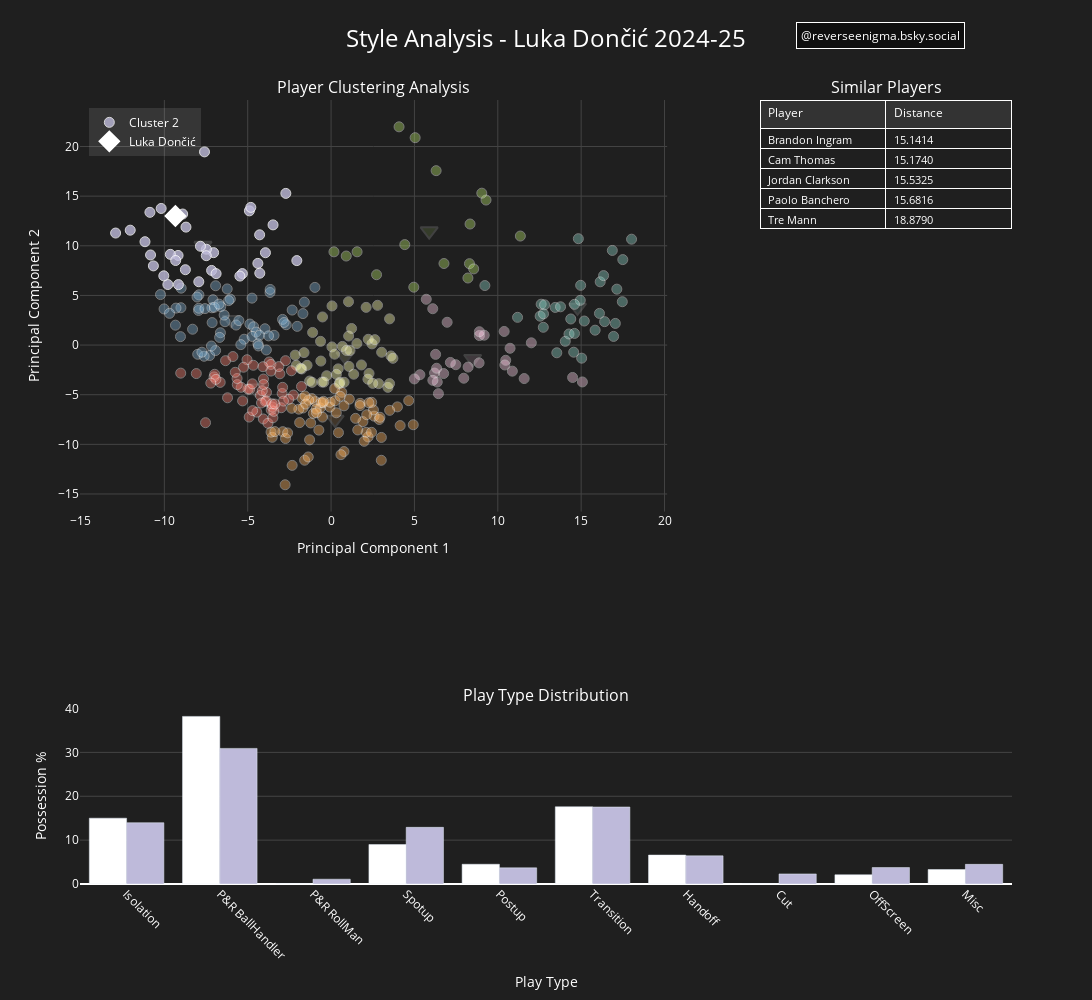

The cell this chart's notebook holds for it:
### Code cell
import plotly.graph_objects as go
from plotly.subplots import make_subplots

import plotly.express as px
import pandas as pd
import numpy as np
from sklearn.neighbors import NearestNeighbors

def create_player_visualization(selected_player_id, season, n_neighbors=5):
    year=int(season.split('-')[0])+1
    season_df = pd.read_csv(f'nba_analysis_{year}.csv')
    
    # Filter for selected player by ID
    player_data = season_df[season_df['PLAYER_ID'] == selected_player_id].iloc[0]
    selected_player = player_data['PLAYER_NAME']  # Get player name for display
    player_cluster = player_data['Cluster']
    

    
    # Calculate similar players
    pca_cols = [col for col in season_df.columns if col.startswith('PCA_')]
    X = season_df[pca_cols].values
    nbrs = NearestNeighbors(n_neighbors=n_neighbors+1).fit(X)
    distances, indices = nbrs.kneighbors(player_data[pca_cols].values.reshape(1, -1))
    similar_players = season_df.iloc[indices[0][1:]]['PLAYER_NAME'].tolist()

    player_color='#ffffff'
    
    # Define cluster colors using Set3 palette
    cluster_colors = {
        cluster: px.colors.qualitative.Set3[cluster % len(px.colors.qualitative.Set3)]
        for cluster in season_df['Cluster'].unique()
    }
    
    # Create subplot layout
    fig = make_subplots(
        rows=2, cols=2,
        column_widths=[0.7, 0.3],
        row_heights=[0.7, 0.3],
        specs=[
            [{"type": "scatter"}, {"type": "table"}],
            [{"type": "bar", "colspan": 2}, None]
        ],
        subplot_titles=(
            'Player Clustering Analysis',
            'Similar Players',
            'Play Type Distribution'
        )
    )
    
    # Add cluster centroids with matching colors
    cluster_centroids = season_df.groupby('Cluster')[['PCA_1', 'PCA_2']].mean()
    for cluster in cluster_centroids.index:
        fig.add_trace(
            go.Scatter(
                x=[cluster_centroids.loc[cluster, 'PCA_1']],
                y=[cluster_centroids.loc[cluster, 'PCA_2']],
                mode='markers',
                marker=dict(
                    symbol='triangle-down',
                    opacity=.15,
                    size=15,
                    color=cluster_colors[cluster],
                    line=dict(width=2, color='#FFFFFF')
                ),
                name=f'Cluster {cluster} Center',
                hovertext=f'Cluster {cluster} Center',
                showlegend=False
            ),
            row=1, col=1
        )
    
    # Add all players (colored by cluster)
    for cluster in season_df['Cluster'].unique():
        cluster_data = season_df[season_df['Cluster'] == cluster]
        default_opacity=.4
        opacity = np.where(cluster == player_cluster, 0.8, default_opacity)
        show_legend = False if opacity == default_opacity else True
        
        fig.add_trace(
            go.Scatter(
                x=cluster_data['PCA_1'],
                y=cluster_data['PCA_2'],
                mode='markers',
                marker=dict(
                    size=10,
                    opacity=opacity,
                    color=cluster_colors[cluster],
                    line=dict(width=1, color='#FFFFFF')
                ),
                text=cluster_data['PLAYER_NAME'],
                showlegend=show_legend,
                name=f'Cluster {cluster}',
                hovertemplate='<b>%{text}</b><br>PCA_1: %{x:.2f}<br>PCA_2: %{y:.2f}<br><extra></extra>'
            ),
            row=1, col=1
        )
    
    # Highlight selected player
    fig.add_trace(
        go.Scatter(
            x=[player_data['PCA_1']],
            y=[player_data['PCA_2']],
            mode='markers+text',
            marker=dict(
                size=15,
                color=player_color,
                symbol='diamond',
                line=dict(width=2, color='#FFFFFF')
            ),
            #text=[selected_player],
            #textposition='top center',
            #textfont=dict(color='white'),
            name=selected_player,
            hovertemplate='<b>%{text}</b><br>PCA_1: %{x:.2f}<br>PCA_2: %{y:.2f}<br><extra></extra>',
            showlegend=True
        ),
        row=1, col=1
    )
    
    # Similar players table
    # Assuming you've already saved the similar players data to a CSV file
    similar_players_df = pd.read_csv(f'{year}_similar_players.csv')
    
    # Find the row for the specific player
    player_similar_players = similar_players_df[similar_players_df['PLAYER_NAME'] == selected_player]
    
    # Extract similar player names and their corresponding distances
    similar_players = [
        player_similar_players['SIMILAR_1_NAME'].values[0],
        player_similar_players['SIMILAR_2_NAME'].values[0],
        player_similar_players['SIMILAR_3_NAME'].values[0],
        player_similar_players['SIMILAR_4_NAME'].values[0],
        player_similar_players['SIMILAR_5_NAME'].values[0]
    ]

    similar_ids = [
        player_similar_players['SIMILAR_1_ID'].values[0],
        player_similar_players['SIMILAR_2_ID'].values[0],
        player_similar_players['SIMILAR_3_ID'].values[0],
        player_similar_players['SIMILAR_4_ID'].values[0],
        player_similar_players['SIMILAR_5_ID'].values[0]
    ]
    
    similar_distances = [
        float(player_similar_players['SIMILAR_1_DISTANCE'].values[0]),
        float(player_similar_players['SIMILAR_2_DISTANCE'].values[0]),
        float(player_similar_players['SIMILAR_3_DISTANCE'].values[0]),
        float(player_similar_players['SIMILAR_4_DISTANCE'].values[0]),
        float(player_similar_players['SIMILAR_5_DISTANCE'].values[0])
    ]
    
    # Create a DataFrame with players and their distances
    similar_players_data = pd.DataFrame({
         'PLAYER_ID': similar_ids,
        'Distance': similar_distances
    })
    similar_players_data.dropna(subset='PLAYER_ID',inplace=True)
    # Merge with season data to get full player information

    similar_players_data = similar_players_data.merge(season_df, on='PLAYER_ID', how='left')

    
    fig.add_trace(
        go.Table(
            header=dict(
                values=['Player', 'Distance'],
                font=dict(size=12, color='white'),
                fill_color='#333333',
                align='left'
            ),
            cells=dict(
                values=[
                    similar_players_data['PLAYER_NAME'],
                    similar_players_data['Distance'].apply(lambda x: f'{x:.4f}')
                ],
                font=dict(size=11, color='white'),
                fill_color='#1f1f1f',
                align='left'
            )
        ),
        row=1, col=2
    )

    


    
    # Play type distribution comparison
    playtype_cols = [col for col in season_df.columns if col.endswith('_POSS_PCT')]
    for col in playtype_cols:
        season_df[col]*=100
        player_data[col]*=100
    cluster_avg = season_df[season_df['Cluster'] == player_cluster][playtype_cols].mean()
    
    # Add player distribution bar with legend group
    fig.add_trace(
        go.Bar(
            name=selected_player,
            x=[col.replace('_POSS_PCT', '').replace('PR', 'P&R ') for col in playtype_cols],
            y=player_data[playtype_cols],
            marker_color=player_color,
            offsetgroup=0,
            legendgroup='playtype',
            showlegend=False,
            legendgrouptitle_text="Play Type Frequency vs Similar Players"
        ),
        row=2, col=1
    )
    
    # Add cluster average bar with matching color and legend group
    fig.add_trace(
        go.Bar(
            name=f'Cluster {player_cluster} Average',
            x=[col.replace('_POSS_PCT', '').replace('PR', 'P&R ') for col in playtype_cols],
            y=cluster_avg,
            marker_color=cluster_colors[player_cluster],
            offsetgroup=1,
            legendgroup='playtype',
            showlegend=False
        ),
        row=2, col=1
    )
    
    # Update layout for dark theme
    fig.update_layout(
        height=1000,
        width=1200,
        paper_bgcolor='#1f1f1f',
        plot_bgcolor='#1f1f1f',
        showlegend=True,
        title=dict(
            text=f'Style Analysis - {selected_player} {season}',
            x=0.5,
            y=0.97,
            font=dict(color='white', size=24)
        ),
        # Split legends for different parts of the visualization
        legend=dict(
            yanchor="top",
            y=0.99,
            xanchor="left",
            x=0.01,
            bgcolor='rgba(255, 255, 255, 0.1)',
            font=dict(color='white'),
            tracegroupgap=30
        ),
        barmode='group'
    )
    
    # Update axes styling
    fig.update_xaxes(
        title_text="Principal Component 1",
        row=1, col=1,
        gridcolor='#444444',
        showgrid=True,
        zeroline=False,
        color='white'
    )
    fig.update_yaxes(
        title_text="Principal Component 2",
        row=1, col=1,
        gridcolor='#444444',
        showgrid=True,
        zeroline=False,
        color='white'
    )
    fig.update_xaxes(
        title_text="Play Type",
        row=2, col=1,
        color='white',
        tickangle=45
    )
    fig.update_yaxes(
        title_text="Possession %",
        row=2, col=1,
        color='white',
        gridcolor='#444444'
    )
    
    # Update subplot titles
    fig.update_annotations(font_color='white')
    
    # Add buttons for different visualization modes
    button_layer_1_height = 1.2
    fig.update_layout(
        updatemenus=[
            dict(
                type="buttons",
                direction="right",
                x=0.7,
                y=button_layer_1_height,
                showactive=True,
                font=dict(color='white'),
                bgcolor='#333333',
                bordercolor='#666666'
            )
        ]
    )
    fig.update_annotations(font_color='white')
    
    # Add annotation with BlueSky handle
    fig.add_annotation(
        text="@reverseenigma.bsky.social",
        xref="paper",
        yref="paper",
        x=0.95,
        y=1.1,
        showarrow=False,
        font=dict(size=12, color="white"),
        bgcolor="rgba(0, 0, 0, 0.5)",
        bordercolor="white",
        borderwidth=1,
        borderpad=4
    )
    
    return fig


player='1629029'
season='2024-25'
fig = create_player_visualization(int(player), season)

fig.show()

### Figure 1 — Plotly figure (JSON) as saved in the notebook; plotly's stock layout.template omitted (floating-point values rounded to 4 significant figures)
{"data": [{"hovertext": "Cluster 0 Center", "marker": {"color": "rgb(141,211,199)", "line": {"color": "#FFFFFF", "width": 2}, "opacity": 0.15, "size": 15, "symbol": "triangle-down"}, "mode": "markers", "name": "Cluster 0 Center", "showlegend": false, "type": "scatter", "x": [14.78], "xaxis": "x", "y": [3.787], "yaxis": "y"}, {"hovertext": "Cluster 1 Center", "marker": {"color": "rgb(255,255,179)", "line": {"color": "#FFFFFF", "width": 2}, "opacity": 0.15, "size": 15, "symbol": "triangle-down"}, "mode": "markers", "name": "Cluster 1 Center", "showlegend": false, "type": "scatter", "x": [0.8359], "xaxis": "x", "y": [-1.134], "yaxis": "y"}, {"hovertext": "Cluster 2 Center", "marker": {"color": "rgb(190,186,218)", "line": {"color": "#FFFFFF", "width": 2}, "opacity": 0.15, "size": 15, "symbol": "triangle-down"}, "mode": "markers", "name": "Cluster 2 Center", "showlegend": false, "type": "scatter", "x": [-7.681], "xaxis": "x", "y": [10.02], "yaxis": "y"}, {"hovertext": "Cluster 3 Center", "marker": {"color": "rgb(251,128,114)", "line": {"color": "#FFFFFF", "width": 2}, "opacity": 0.15, "size": 15, "symbol": "triangle-down"}, "mode": "markers", "name": "Cluster 3 Center", "showlegend": false, "type": "scatter", "x": [-4.551], "xaxis": "x", "y": [-4.36], "yaxis": "y"}, {"hovertext": "Cluster 4 Center", "marker": {"color": "rgb(128,177,211)", "line": {"color": "#FFFFFF", "width": 2}, "opacity": 0.15, "size": 15, "symbol": "triangle-down"}, "mode": "markers", "name": "Cluster 4 Center", "showlegend": false, "type": "scatter", "x": [-5.982], "xaxis": "x", "y": [2.55], "yaxis": "y"}, {"hovertext": "Cluster 5 Center", "marker": {"color": "rgb(253,180,98)", "line": {"color": "#FFFFFF", "width": 2}, "opacity": 0.15, "size": 15, "symbol": "triangle-down"}, "mode": "markers", "name": "Cluster 5 Center", "showlegend": false, "type": "scatter", "x": [0.2437], "xaxis": "x", "y": [-7.505], "yaxis": "y"}, {"hovertext": "Cluster 6 Center", "marker": {"color": "rgb(179,222,105)", "line": {"color": "#FFFFFF", "width": 2}, "opacity": 0.15, "size": 15, "symbol": "triangle-down"}, "mode": "markers", "name": "Cluster 6 Center", "showlegend": false, "type": "scatter", "x": [5.884], "xaxis": "x", "y": [11.48], "yaxis": "y"}, {"hovertext": "Cluster 7 Center", "marker": {"color": "rgb(252,205,229)", "line": {"color": "#FFFFFF", "width": 2}, "opacity": 0.15, "size": 15, "symbol": "triangle-down"}, "mode": "markers", "name": "Cluster 7 Center", "showlegend": false, "type": "scatter", "x": [8.492], "xaxis": "x", "y": [-1.378], "yaxis": "y"}, {"hovertemplate": "<b>%{text}</b><br>PCA_1: %{x:.2f}<br>PCA_2: %{y:.2f}<br><extra></extra>", "marker": {"color": "rgb(253,180,98)", "line": {"color": "#FFFFFF", "width": 1}, "opacity": [0.4], "size": 10}, "mode": "markers", "name": "Cluster 5", "showlegend": false, "text": ["AJ Green", "Al Horford", "Alex Caruso", "Andre Jackson Jr.", "Ben Sheppard", "Caleb Houstan", "Cam Reddish", "Cason Wallace", "Cody Williams", "Dalen Terry", "Dalton Knecht", "David Roddy", "Dean Wade", "Dorian Finney-Smith", "Dru Smith", "Gabe Vincent", "Gary Harris", "Georges Niang", "Haywood Highsmith", "Herbert Jones", "Isaac Okoro", "Ja'Kobe Walter", "Jaden McDaniels", "Jalen Wilson", "Jamal Cain", "Jamison Battle", "Javonte Green", "Jaylen Wells", "Jeremiah Robinson-Earl", "John Konchar", "Josh Green", "Julian Champagnie", "Julian Phillips", "Justin Champagnie", "Justin Edwards", "Keegan Murray", "Keon Ellis", "Kris Dunn", "Kris Murray", "Kyshawn George", "Lindy Waters III", "Luguentz Dort", "Matas Buzelis", "Max Christie", "Max Strus", "Maxi Kleber", "Micah Potter", "Nicolas Batum", "Noah Clowney", "Ochai Agbaji", "Pat Connaughton", "Patrick Williams", "Pelle Larsson", "Royce O'Neale", "Ryan Dunn", "Sam Hauser", "Sam Merrill", "Simone Fontecchio", "Taurean Prince", "Terance Mann", "Tidjane Salaun", "Toumani Camara", "Trevelin Queen", "Trey Lyles", "Tristan da Silva", "Zaccharie Risacher"], "type": "scatter", "x": [-3.528, 3.979, -0.6421, 2.221, -1.587, -2.756, 0.7744, -0.9328, -1.368, -0.07186, -1.149, 0.642, 3.016, 1.911, -1.736, -2.893, -2.334, 1.744, 2.104, -0.4869, 0.4432, -1.685, 1.094, -1.34, 1.602, -0.7323, 2.58, -1.565, 4.659, 1.987, -1.288, -1.063, 2.428, 2.542, 1.735, 0.7741, -1.934, -1.521, 2.138, -1.222, -2.732, -0.5135, 2.885, -0.05559, -3.599, 4.929, 3.011, 0.5921, 2.436, 0.3124, -2.363, -0.5936, 2.93, -0.8919, 4.144, -2.604, -3.37, -0.8728, -1.884, 0.2135, 1.471, 2.266, -0.4557, 3.515, 0.232, 0.5448], "xaxis": "x", "y": [-9.291, -6.226, -6.337, -9.254, -11.6, -14.07, -10.73, -5.689, -11.27, -6.249, -5.388, -4.756, -9.303, -7.71, -5.372, -8.722, -12.12, -5.87, -8.791, -5.82, -8.821, -6.337, -5.448, -5.548, -8.55, -8.566, -7.156, -5.128, -5.597, -9.693, -9.551, -6.888, -8.789, -6.532, -6.096, -6.121, -6.459, -5.941, -7.015, -7.844, -9.409, -7.253, -7.494, -5.758, -8.769, -8.027, -11.6, -11.04, -5.767, -6.822, -6.365, -5.794, -7.272, -6.448, -8.111, -8.849, -8.715, -6.814, -7.809, -4.386, -7.381, -5.812, -5.66, -6.573, -5.612, -5.161], "yaxis": "y"}, {"hovertemplate": "<b>%{text}</b><br>PCA_1: %{x:.2f}<br>PCA_2: %{y:.2f}<br><extra></extra>", "marker": {"color": "rgb(255,255,179)", "line": {"color": "#FFFFFF", "width": 1}, "opacity": [0.4], "size": 10}, "mode": "markers", "name": "Cluster 1", "showlegend": false, "text": ["Aaron Gordon", "Aaron Wiggins", "Amen Thompson", "Ausar Thompson", "Ben Simmons", "Bruce Brown", "Chris Boucher", "Christian Braun", "Cody Martin", "Derrick Jones Jr.", "Dillon Brooks", "Draymond Green", "Dyson Daniels", "Harrison Barnes", "Jabari Smith Jr.", "Jaime Jaquez Jr.", "Jake LaRavia", "Jalen Johnson", "Jarace Walker", "Jordan Miller", "Josh Hart", "Josh Okogie", "Jrue Holiday", "Keldon Johnson", "Kelly Oubre Jr.", "Kenrich Williams", "Kyle Anderson", "Lauri Markkanen", "Michael Porter Jr.", "Mikal Bridges", "Naji Marshall", "Naz Reid", "Nikola Jović", "OG Anunoby", "Obi Toppin", "P.J. Washington", "Peyton Watson", "Quenton Jackson", "Ricky Council IV", "Ronald Holland II", "Rui Hachimura", "Santi Aldama", "Tari Eason", "Tobias Harris", "Tosan Evbuomwan", "Trendon Watford", "Wendell Moore Jr.", "Ziaire Williams"], "type": "scatter", "x": [2.788, -0.264, 3.508, 2.453, 2.103, 0.6764, 3.593, 1.822, -0.5402, 2.853, -1.287, 3.033, -0.614, 0.4264, 2.277, -1.107, 0.3189, 1.046, -1.139, -1.761, 1.231, 2.212, -2.152, 0.05165, 0.2114, 3.409, 0.9262, -0.5132, -0.6321, -2.088, -1.622, 2.23, -1.441, 1.071, 3.709, 1.55, 2.5, -0.4326, -1.821, 0.5236, 3.508, 1.137, 2.627, 1.053, 1.357, 0.058, 0.4946, 0.7803], "xaxis": "x", "y": [4.007, -3.088, 2.639, 0.1213, 3.798, -0.1347, -1.095, -2.003, -3.726, -3.886, -3.622, -0.7226, -1.61, -2.398, -2.857, 1.271, -2.949, 4.365, -3.756, -2.408, 1.669, -3.436, -1.012, -0.1867, -0.917, -4.26, -0.5391, 2.832, 0.3752, -2.035, -0.762, 0.5809, -2.042, -2.146, -1.336, 0.1578, -3.858, -3.73, -2.349, -3.759, -3.879, -0.5535, 0.5469, 0.9085, -2.934, 3.942, -3.895, -3.749], "yaxis": "y"}, {"hovertemplate": "<b>%{text}</b><br>PCA_1: %{x:.2f}<br>PCA_2: %{y:.2f}<br><extra></extra>", "marker": {"color": "rgb(251,128,114)", "line": {"color": "#FFFFFF", "width": 1}, "opacity": [0.4], "size": 10}, "mode": "markers", "name": "Cluster 3", "showlegend": false, "text": ["Ajay Mitchell", "Alec Burks", "Amir Coffey", "Ayo Dosunmu", "Bilal Coulibaly", "Bogdan Bogdanović", "Brandin Podziemski", "Brice Sensabaugh", "Bub Carrington", "Buddy Hield", "Caleb Martin", "Corey Kispert", "Davion Mitchell", "Delon Wright", "Donte DiVincenzo", "Duncan Robinson", "Eric Gordon", "Garrison Mathews", "Gary Trent Jr.", "Gradey Dick", "Grayson Allen", "Isaiah Collier", "Isaiah Joe", "Jamal Shead", "Jerami Grant", "Johnny Juzang", "Jordan Hawkins", "Jose Alvarado", "Julian Strawther", "KJ Simpson", "Keaton Wallace", "Kentavious Caldwell-Pope", "Keon Johnson", "Kevin Huerter", "Klay Thompson", "Kyle Lowry", "Lonzo Ball", "Luke Kennard", "Malik Beasley", "Mike Conley", "Miles McBride", "Monté Morris", "Moses Moody", "Nick Smith Jr.", "Nickeil Alexander-Walker", "Patty Mills", "Quentin Grimes", "Ryan Rollins", "Seth Curry", "Shake Milton", "Svi Mykhailiuk", "Terry Rozier", "Tim Hardaway Jr.", "Tre Jones", "Tyrese Martin", "Vít Krejčí"], "type": "scatter", "x": [-2.38, -4.064, -2.254, -3.714, -2.73, -4.243, -3.606, -5.04, -4.981, -4.885, -1.775, -2.537, -6.651, -4.911, -7.02, -5.394, -4.452, -3.784, -4.705, -4.055, -3.872, -6.328, -3.59, -6.979, -4.663, -3.489, -5.306, -9.018, -2.934, -3.071, -4.127, -3.947, -4.044, -2.989, -5.625, -3.521, -3.434, -4.717, -6.906, -8.084, -5.638, -5.748, -2.906, -6.21, -3.887, -7.53, -3.608, -3.132, -4.174, -5.25, -7.213, -5.886, -3.54, -4.084, -2.856, -3.372], "xaxis": "x", "y": [-2.589, -7.441, -5.035, -1.703, -1.572, -5.066, -1.951, -1.476, -4.437, -4.443, -4.177, -5.458, -3.757, -7.25, -3.209, -4.256, -6.759, -7.88, -6.605, -3.42, -4.761, -1.57, -6.527, -2.943, -2.033, -7.326, -5.624, -2.826, -4.875, -2.895, -4.605, -5.687, -3.968, -6.312, -3.982, -6.234, -6.674, -3.905, -3.456, -2.87, -3.367, -2.742, -4.256, -5.311, -5.61, -7.82, -2.617, -2.168, -5.833, -2.23, -3.83, -1.156, -5.921, -2.178, -5.638, -5.942], "yaxis": "y"}, {"hovertemplate": "<b>%{text}</b><br>PCA_1: %{x:.2f}<br>PCA_2: %{y:.2f}<br><extra></extra>", "marker": {"color": "rgb(252,205,229)", "line": {"color": "#FFFFFF", "width": 1}, "opacity": [0.4], "size": 10}, "mode": "markers", "name": "Cluster 7", "showlegend": false, "text": ["Alex Sarr", "Bobby Portis", "Brandon Clarke", "Brook Lopez", "Daniel Theis", "Dario Šarić", "Gary Payton II", "Grant Williams", "Guerschon Yabusele", "Jalen Smith", "Jay Huff", "Jaylin Williams", "Jeremy Sochan", "Jericho Sims", "Jonathan Isaac", "Jonathan Mogbo", "KJ Martin", "Kel'el Ware", "Kelly Olynyk", "Kyle Filipowski", "Larry Nance Jr.", "Mo Bamba", "Moussa Diabate", "Myles Turner", "Oso Ighodaro", "Precious Achiuwa", "Thomas Bryant", "Wendell Carter Jr.", "Zach Collins"], "type": "scatter", "x": [7.481, 5.71, 10.73, 8.219, 10.48, 6.27, 6.368, 5.327, 7.154, 8.897, 6.206, 4.998, 6.961, 15.07, 7.958, 6.752, 6.438, 12.01, 6.099, 6.331, 6.105, 10.42, 14.49, 9.184, 11.58, 10.87, 8.877, 8.894, 10.38], "xaxis": "x", "y": [-1.978, 4.613, -0.3215, -2.216, -1.532, -0.9354, -3.722, -2.988, -1.75, 0.9571, -2.818, -3.41, 2.298, -3.714, -3.338, -2.868, -4.895, 0.2259, 3.661, -2.333, -3.555, -2.005, -3.263, 0.994, -3.374, -2.626, -1.795, 1.344, 1.372], "yaxis": "y"}, {"hovertemplate": "<b>%{text}</b><br>PCA_1: %{x:.2f}<br>PCA_2: %{y:.2f}<br><extra></extra>", "marker": {"color": "rgb(179,222,105)", "line": {"color": "#FFFFFF", "width": 1}, "opacity": [0.4], "size": 10}, "mode": "markers", "name": "Cluster 6", "showlegend": false, "text": ["Alperen Sengun", "Anthony Davis", "Bam Adebayo", "Domantas Sabonis", "Evan Mobley", "Giannis Antetokounmpo", "Jaren Jackson Jr.", "Jimmy Butler", "Joel Embiid", "John Collins", "Julius Randle", "Karl-Anthony Towns", "Kristaps Porziņģis", "Moritz Wagner", "Nikola Jokić", "Pascal Siakam", "Victor Wembanyama"], "type": "scatter", "x": [9.294, 9.04, 6.772, 11.35, 8.3, 4.077, 1.561, 0.1729, 5.043, 4.962, 0.909, 8.336, 8.208, 8.555, 6.301, 2.729, 4.422], "xaxis": "x", "y": [14.61, 15.3, 8.215, 10.98, 8.198, 21.98, 9.394, 9.39, 20.89, 5.831, 8.97, 12.19, 6.757, 7.672, 17.57, 7.086, 10.12], "yaxis": "y"}, {"hovertemplate": "<b>%{text}</b><br>PCA_1: %{x:.2f}<br>PCA_2: %{y:.2f}<br><extra></extra>", "marker": {"color": "rgb(141,211,199)", "line": {"color": "#FFFFFF", "width": 1}, "opacity": [0.4], "size": 10}, "mode": "markers", "name": "Cluster 0", "showlegend": false, "text": ["Andre Drummond", "Clint Capela", "Daniel Gafford", "Day'Ron Sharpe", "Deandre Ayton", "Dereck Lively II", "Donovan Clingan", "Drew Eubanks", "Goga Bitadze", "Isaiah Hartenstein", "Isaiah Stewart", "Ivica Zubac", "Jakob Poeltl", "Jalen Duren", "Jarrett Allen", "Jaxson Hayes", "Jonas Valančiūnas", "Jusuf Nurkić", "Kevon Looney", "Luke Kornet", "Mark Williams", "Mason Plumlee", "Neemias Queta", "Nic Claxton", "Nick Richards", "Nikola Vučević", "Onyeka Okongwu", "Robert Williams III", "Rudy Gobert", "Trayce Jackson-Davis", "Walker Kessler", "Yves Missi", "Zach Edey"], "type": "scatter", "x": [14.95, 16.1, 17.5, 12.6, 12.81, 17.47, 15.03, 12.73, 14.6, 13.44, 13.54, 16.87, 14.97, 16.14, 16.35, 14.55, 14.83, 12.54, 14.38, 15.84, 18.02, 14.05, 16.95, 11.19, 17.14, 9.226, 12.74, 14.27, 15.19, 13.76, 17.05, 14.6, 16.41], "xaxis": "x", "y": [4.506, 3.191, 8.608, 4.118, 4.054, 4.366, -1.318, 1.793, 4.104, 3.793, -0.7769, 9.533, 6.019, 6.369, 6.995, -0.7179, 10.71, 2.912, 2.628, 1.501, 10.67, 0.3794, 0.873, 2.796, 5.632, 5.995, 3.141, 1.116, 2.422, 3.854, 2.182, 1.174, 2.359], "yaxis": "y"}, {"hovertemplate": "<b>%{text}</b><br>PCA_1: %{x:.2f}<br>PCA_2: %{y:.2f}<br><extra></extra>", "marker": {"color": "rgb(128,177,211)", "line": {"color": "#FFFFFF", "width": 1}, "opacity": [0.4], "size": 10}, "mode": "markers", "name": "Cluster 4", "showlegend": false, "text": ["Andrew Nembhard", "Andrew Wiggins", "Anfernee Simons", "Anthony Black", "Austin Reaves", "Bennedict Mathurin", "Bradley Beal", "Brandon Boston", "Brandon Miller", "CJ McCollum", "Cam Whitmore", "Cameron Johnson", "Cameron Payne", "Caris LeVert", "Chris Paul", "Coby White", "Cole Anthony", "D'Angelo Russell", "Dalano Banton", "De'Andre Hunter", "Deni Avdija", "Dennis Schröder", "Derrick White", "Desmond Bane", "Devin Vassell", "Fred VanVleet", "Isaiah Wong", "Jaden Hardy", "Jaden Ivey", "Jalen Green", "Jalen Suggs", "Jamal Murray", "Jared McCain", "Jonathan Kuminga", "Josh Giddey", "Kevin Porter Jr.", "Keyonte George", "Kyle Kuzma", "Malcolm Brogdon", "Malik Monk", "Marcus Sasser", "Marcus Smart", "Miles Bridges", "Norman Powell", "Paul George", "Payton Pritchard", "Russell Westbrook", "Scoot Henderson", "Scotty Pippen Jr.", "Shaedon Sharpe", "Spencer Dinwiddie", "Stephon Castle", "Talen Horton-Tucker", "Tre Mann", "Trey Murphy III", "Ty Jerome", "Tyler Herro", "Tyrese Haliburton", "Tyus Jones", "Vasilije Micić"], "type": "scatter", "x": [-5.213, -1.689, -10.02, -4.87, -6.616, -2.031, -4.645, -3.882, -6.361, -7.949, -3.422, -4.49, -7.998, -4.387, -9.005, -8.306, -7.147, -5.696, -6.413, -2.692, -2.333, -9.302, -5.411, -6.043, -6.637, -9.334, -3.966, -7.28, -6.144, -7.927, -7.082, -6.924, -6.685, -0.9684, -2.909, -4.742, -9.686, -2.816, -3.661, -7.931, -7.615, -6.927, -1.603, -7.002, -6.23, -7.179, -3.653, -7.563, -4.736, -5.529, -7.134, -4.289, -4.356, -8.038, -3.748, -6.719, -8.991, -10.23, -7.746, -9.033], "xaxis": "x", "y": [0.5893, 3.17, 3.64, 2.118, 3.868, 1.885, 1.843, -0.4921, 2.355, 3.488, 0.9837, 1.311, -0.9268, 0.1354, 3.762, 1.598, 3.753, 2.018, 3.023, 2.051, 3.527, 3.725, 0.04688, 4.634, 1.24, 2.005, 1.644, -1.054, 4.476, 5.058, 4.57, 5.975, 0.7715, 5.81, 2.585, 4.728, 3.197, 2.275, 5.296, 3.707, -1.127, -0.554, 4.32, 3.807, 5.654, -0.09563, 5.604, 3.672, 0.8701, 2.468, 2.264, 0.9901, -0.08942, 4.841, 0.9266, 4.123, 5.733, 5.087, -0.7177, 0.8493], "yaxis": "y"}, {"hovertemplate": "<b>%{text}</b><br>PCA_1: %{x:.2f}<br>PCA_2: %{y:.2f}<br><extra></extra>", "marker": {"color": "rgb(190,186,218)", "line": {"color": "#FFFFFF", "width": 1}, "opacity": [0.8], "size": 10}, "mode": "markers", "name": "Cluster 2", "showlegend": true, "text": ["Anthony Edwards", "Brandon Ingram", "Cade Cunningham", "Cam Thomas", "Collin Sexton", "Damian Lillard", "Darius Garland", "De'Aaron Fox", "DeMar DeRozan", "Dejounte Murray", "Devin Booker", "Donovan Mitchell", "Franz Wagner", "Ja Morant", "Jalen Brunson", "Jalen Williams", "James Harden", "Jaylen Brown", "Jayson Tatum", "Jordan Clarkson", "Jordan Poole", "Kevin Durant", "Khris Middleton", "Kyrie Irving", "LaMelo Ball", "LeBron James", "Luka Dončić", "Paolo Banchero", "RJ Barrett", "Scottie Barnes", "Shai Gilgeous-Alexander", "Stephen Curry", "T.J. McConnell", "Trae Young", "Tyrese Maxey", "Zach LaVine"], "type": "scatter", "x": [-9.176, -7.045, -8.902, -9.642, -7.933, -11.16, -10.66, -7.477, -4.39, -9.155, -7.836, -9.321, -4.284, -8.703, -10.86, -5.323, -10.19, -3.937, -4.899, -8.74, -9.789, -3.48, -5.469, -7.485, -12.05, -4.813, -9.336, -2.713, -4.275, -2.053, -7.592, -10.03, -7.165, -12.92, -10.83, -6.896], "xaxis": "x", "y": [9.028, 9.309, 13.2, 9.138, 6.378, 10.41, 7.975, 9.656, 8.228, 6.091, 9.955, 8.518, 11.1, 11.88, 13.37, 7.197, 13.76, 9.302, 13.52, 7.59, 6.101, 12.11, 6.951, 9.003, 11.57, 13.87, 13.0, 15.28, 7.242, 8.508, 19.46, 6.973, 7.518, 11.28, 9.076, 7.196], "yaxis": "y"}, {"hovertemplate": "<b>%{text}</b><br>PCA_1: %{x:.2f}<br>PCA_2: %{y:.2f}<br><extra></extra>", "marker": {"color": "#ffffff", "line": {"color": "#FFFFFF", "width": 2}, "size": 15, "symbol": "diamond"}, "mode": "markers+text", "name": "Luka Dončić", "showlegend": true, "type": "scatter", "x": [-9.336], "xaxis": "x", "y": [13.0], "yaxis": "y"}, {"cells": {"align": "left", "fill": {"color": "#1f1f1f"}, "font": {"color": "white", "size": 11}, "values": [["Brandon Ingram", "Cam Thomas", "Jordan Clarkson", "Paolo Banchero", "Tre Mann"], ["15.1414", "15.1740", "15.5325", "15.6816", "18.8790"]]}, "domain": {"x": [0.73, 1], "y": [0.475, 1.0]}, "header": {"align": "left", "fill": {"color": "#333333"}, "font": {"color": "white", "size": 12}, "values": ["Player", "Distance"]}, "type": "table"}, {"legendgroup": "playtype", "legendgrouptitle": {"text": "Play Type Frequency vs Similar Players"}, "marker": {"color": "#ffffff"}, "name": "Luka Dončić", "offsetgroup": "0", "showlegend": false, "type": "bar", "x": ["Isolation", "P&R BallHandler", "P&R RollMan", "Spotup", "Postup", "Transition", "Handoff", "Cut", "OffScreen", "Misc"], "xaxis": "x2", "y": [15, 38.2, 0, 9, 4.5, 17.6, 6.6, 0, 2.1, 3.3], "yaxis": "y2"}, {"legendgroup": "playtype", "marker": {"color": "rgb(190,186,218)"}, "name": "Cluster 2 Average", "offsetgroup": "1", "showlegend": false, "type": "bar", "x": ["Isolation", "P&R BallHandler", "P&R RollMan", "Spotup", "Postup", "Transition", "Handoff", "Cut", "OffScreen", "Misc"], "xaxis": "x2", "y": [13.97, 30.91, 1.092, 12.91, 3.681, 17.55, 6.422, 2.294, 3.75, 4.475], "yaxis": "y2"}], "layout": {"annotations": [{"font": {"color": "white", "size": 16}, "showarrow": false, "text": "Player Clustering Analysis", "x": 0.315, "xanchor": "center", "xref": "paper", "y": 1.0, "yanchor": "bottom", "yref": "paper"}, {"font": {"color": "white", "size": 16}, "showarrow": false, "text": "Similar Players", "x": 0.865, "xanchor": "center", "xref": "paper", "y": 1.0, "yanchor": "bottom", "yref": "paper"}, {"font": {"color": "white", "size": 16}, "showarrow": false, "text": "Play Type Distribution", "x": 0.5, "xanchor": "center", "xref": "paper", "y": 0.225, "yanchor": "bottom", "yref": "paper"}, {"bgcolor": "rgba(0, 0, 0, 0.5)", "bordercolor": "white", "borderpad": 4, "borderwidth": 1, "font": {"color": "white", "size": 12}, "showarrow": false, "text": "@reverseenigma.bsky.social", "x": 0.95, "xref": "paper", "y": 1.1, "yref": "paper"}], "barmode": "group", "height": 1000, "legend": {"bgcolor": "rgba(255, 255, 255, 0.1)", "font": {"color": "white"}, "tracegroupgap": 30, "x": 0.01, "xanchor": "left", "y": 0.99, "yanchor": "top"}, "paper_bgcolor": "#1f1f1f", "plot_bgcolor": "#1f1f1f", "showlegend": true, "title": {"font": {"color": "white", "size": 24}, "text": "Style Analysis - Luka Dončić 2024-25", "x": 0.5, "y": 0.97}, "updatemenus": [{"bgcolor": "#333333", "bordercolor": "#666666", "direction": "right", "font": {"color": "white"}, "showactive": true, "type": "buttons", "x": 0.7, "y": 1.2}], "width": 1200, "xaxis": {"anchor": "y", "autorange": true, "color": "white", "domain": [0, 0.63], "gridcolor": "#444444", "range": [-15.01, 20.11], "showgrid": true, "title": {"text": "Principal Component 1"}, "type": "linear", "zeroline": false}, "xaxis2": {"anchor": "y2", "autorange": true, "color": "white", "domain": [0, 1], "range": [-0.5, 9.5], "tickangle": 45, "title": {"text": "Play Type"}, "type": "category"}, "yaxis": {"anchor": "x", "autorange": true, "color": "white", "domain": [0.475, 1.0], "gridcolor": "#444444", "range": [-16.78, 24.69], "showgrid": true, "title": {"text": "Principal Component 2"}, "type": "linear", "zeroline": false}, "yaxis2": {"anchor": "x2", "autorange": true, "color": "white", "domain": [0, 0.225], "gridcolor": "#444444", "range": [0, 40.21], "title": {"text": "Possession %"}, "type": "linear"}}}
